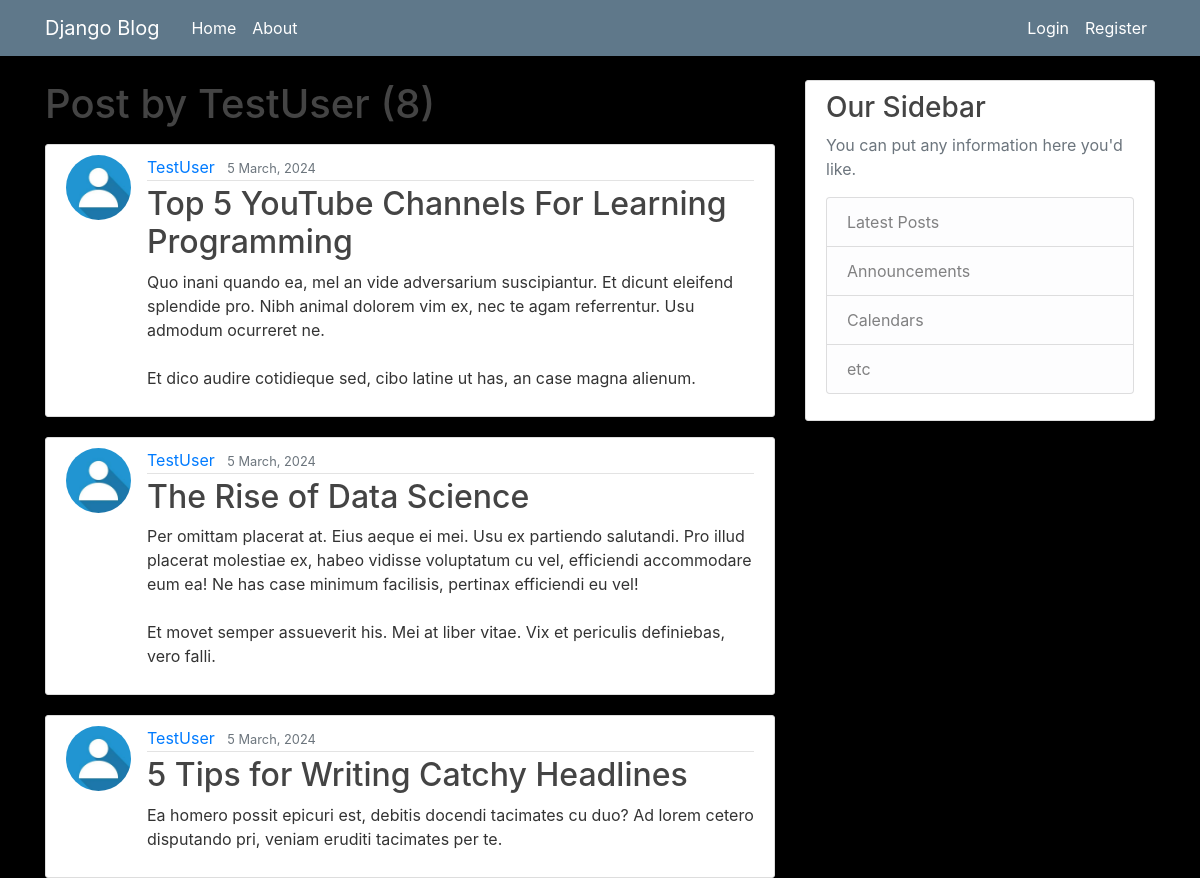
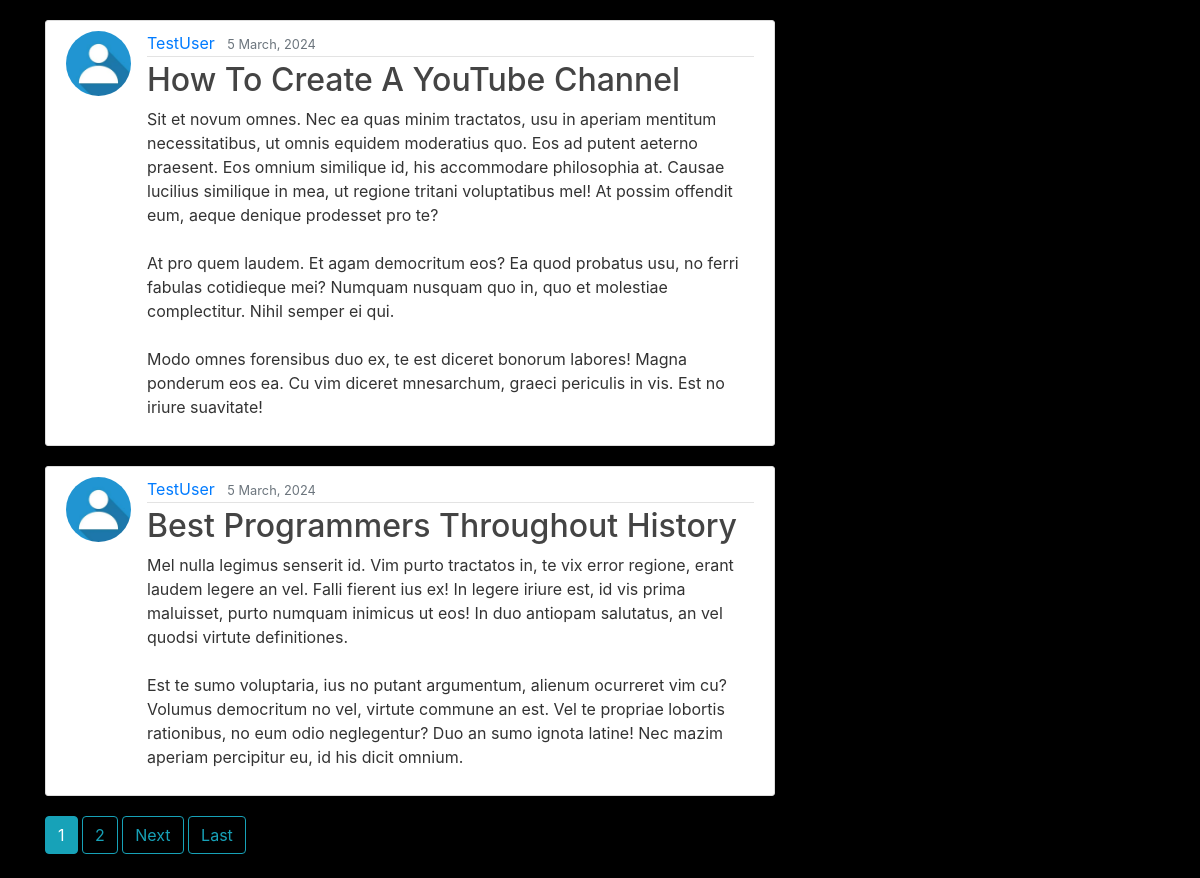
Page /user/TestUser on the committed database (2 pictures, top to bottom).
### myblog/models.py (models this page shows, shortened)
class Post(models.Model):
    title = models.CharField(max_length=100)
    content = models.TextField() # Unristricted text for huge content
    date_posted = models.DateTimeField(default=timezone.now)
    author = models.ForeignKey(User, on_delete=models.CASCADE)

### myusers/models.py (models this page shows, shortened)
class Profile(models.Model):
    user = models.OneToOneField(User, on_delete=models.CASCADE)
    image = models.ImageField(default="default.jpg", upload_to="profile_pics")

### myblog/views.py (the view)
# urls.py: path("user/<str:username>", UserPostListView.as_view(), name="myuser-posts"),
class UserPostListView(ListView):
    model = Post
    template_name = "myblog/user_posts.html"
    context_object_name = "posts"
    paginate_by = 5
    def get_queryset(self) -> QuerySet[Any]:
        user = get_object_or_404(User, username=self.kwargs.get('username'))
        return Post.objects.filter(author=user).order_by('-date_posted')

### myblog/templates/myblog/user_posts.html (shortened to what this page needs)
{% extends "myblog/base.html" %}
{% block content %}
    <h1 class="mb-3">Post by {{ view.kwargs.username }} ({{ page_obj.paginator.count }})</h1>
    {% for post in posts %}
        <article class="media content-section">
            <img class="rounded-circle article-img" src="{{ post.author.profile.image.url}}">
            <div class="media-body">
                <div class="article-metadata">
                    <a class="mr-2" href="{% url 'myuser-posts' post.author.username %}">{{ post.author }}</a>
                    <small class="text-muted">{{ post.date_posted|date:"g F, Y" }}</small>
                </div>
                <h2><a class="article-title" href="{% url 'mypost-detail' post.id %}">{{ post.title }}</a></h2>
                <p class="article-content">{{ post.content }}</p>
            </div>
        </article>
    {% endfor %}
    {% if is_paginated %}
        {% for num in page_obj.paginator.page_range %}
            {% if page_obj.number == num %}
                <a class="btn btn-info mb-4" href="?page={{ num }}">{{ num }}</a>
            {% elif num > page_obj.number|add:'-3' and num < page_obj.number|add:'3' %}
                <a class="btn btn-outline-info mb-4" href="?page={{ num }}">{{ num }}</a>
            {% endif %}
        {% endfor %}
        {% if page_obj.has_next %}
            <a class="btn btn-outline-info mb-4" href="?page={{ page_obj.next_page_number }}">Next</a>
            <a class="btn btn-outline-info mb-4" href="?page={{ page_obj.paginator.num_pages }}">Last</a>
        {% endif %}
    {% endif %}
{% endblock content %}

### myblog/templates/myblog/base.html (shortened to what this page needs)
{% load static %}
<!DOCTYPE html>
<html lang="en">
<head>
    <link rel="stylesheet" href="https://cdn.jsdelivr.net/npm/bootstrap@4.0.0/dist/css/bootstrap.min.css">
    <link rel="stylesheet" type="text/css" href="{% static 'myblog/main.css' %}">
    <link rel="stylesheet" href="https://cdnjs.cloudflare.com/ajax/libs/font-awesome/5.15.4/css/all.min.css">
</head>
<body>
    <header class="site-header">
        <nav class="navbar navbar-expand-md navbar-dark bg-steel fixed-top">
          <div class="container">
            <a class="navbar-brand mr-4" href="{% url 'myblog-home' %}">Django Blog</a>
            <div class="collapse navbar-collapse" id="navbarToggle">
              <div class="navbar-nav mr-auto">
                <a class="nav-item nav-link" href="{% url 'myblog-home' %}">Home</a>
                <a class="nav-item nav-link" href="{% url 'myblog-about' %}">About</a>
              </div>
              <div class="navbar-nav">
                {% if user.is_authenticated %}
                    <a class="nav-item nav-link" href="{% url 'mypost-create' %}">New Post</a>
                    <a class="nav-item nav-link" href="{% url 'profile' %}">Profile</a>
                    <form action="{% url 'logout' %}" method="POST" class="nav-item">
                        {% csrf_token %}
                        <button type="submit" class="nav-link btn btn-link">
                            <i class="fas fa-power-off"></i>
                        </button>
                    </form>
                {% else %}
                    <a class="nav-item nav-link" href="{% url 'login' %}">Login</a>
                    <a class="nav-item nav-link" href="{% url 'register' %}">Register</a>
                {% endif %}
              </div>
            </div>
          </div>
        </nav>
      </header>
      <main role="main" class="container">
        <div class="row">
          <div class="col-md-8">
            {% block content %}{% endblock %}
          </div>
          <div class="col-md-4">
            <div class="content-section">
              <h3>Our Sidebar</h3>
              <p class='text-muted'>You can put any information here you'd like.
                <ul class="list-group">
                  <li class="list-group-item list-group-item-light">Latest Posts</li>
                  <li class="list-group-item list-group-item-light">Announcements</li>
                  <li class="list-group-item list-group-item-light">Calendars</li>
                  <li class="list-group-item list-group-item-light">etc</li>
                </ul>
              </p>
            </div>
          </div>
        </div>
      </main>
</body>
</html>

### myblog/static/myblog/main.css (style rules this page uses)
body { background: black; color: #333333; margin-top: 5rem; }
h1, h2, h3, h4, h5, h6 { color: #444444; }
ul { margin: 0; }
.bg-steel { background-color: #5f788a; }
.site-header .navbar-nav .nav-link { color: #ffffff; }
.content-section { background: #ffffff; padding: 10px 20px; border: 1px solid #dddddd; border-radius: 3px; margin-bottom: 20px; }
.article-title { color: #444444; }
.article-content { white-space: pre-line; }
.article-img { height: 65px; width: 65px; margin-right: 16px; }
.article-metadata { padding-bottom: 1px; margin-bottom: 4px; border-bottom: 1px solid #e3e3e3 }

### rows in the picture
Post: author.profile.image (placeholder picture), author "TestUser", date_posted "5 March, 2024", title "Top 5 YouTube Channels For Learning Programming", content "Quo inani quando ea, mel an vide adversarium suscipiantur. Et dicunt eleifend splendide pro. Nibh animal dolorem vim ex, nec te agam referrentur. Usu admodum ocurreret ne. Et dico audire cotidieque sed, cibo latine ut has, an case magna alienum."
Post: author.profile.image (placeholder picture), author "TestUser", date_posted "5 March, 2024", title "The Rise of Data Science", content "Per omittam placerat at. Eius aeque ei mei. Usu ex partiendo salutandi. Pro illud placerat molestiae ex, habeo vidisse voluptatum cu vel, efficiendi accommodare eum ea! Ne has case minimum facilisis, pertinax efficiendi eu vel! Et movet semper assueverit his. Mei at liber vitae. Vix et periculis definiebas, vero falli."
Post: author.profile.image (placeholder picture), author "TestUser", date_posted "5 March, 2024", title "5 Tips for Writing Catchy Headlines", content "Ea homero possit epicuri est, debitis docendi tacimates cu duo? Ad lorem cetero disputando pri, veniam eruditi tacimates per te."
Post: author.profile.image (placeholder picture), author "TestUser", date_posted "5 March, 2024", title "How To Create A YouTube Channel", content "Sit et novum omnes. Nec ea quas minim tractatos, usu in aperiam mentitum necessitatibus, ut omnis equidem moderatius quo. Eos ad putent aeterno praesent. Eos omnium similique id, his accommodare philosophia at. Causae lucilius similique in mea, ut regione tritani voluptatibus mel! At possim offendit eum, aeque denique prodesset pro te? At pro quem laudem. Et agam democritum eos? Ea quod probatus usu, no ferri fabulas cotidieque mei? Numquam nusquam quo in, quo et molestiae complectitur. Nihil semper ei qui. Modo omnes forensibus duo ex, te est diceret bonorum labores! Magna ponderum eos ea. Cu vim diceret mnesarchum, graeci periculis in vis. Est no iriure suavitate!"
Post: author.profile.image (placeholder picture), author "TestUser", date_posted "5 March, 2024", title "Best Programmers Throughout History", content "Mel nulla legimus senserit id. Vim purto tractatos in, te vix error regione, erant laudem legere an vel. Falli fierent ius ex! In legere iriure est, id vis prima maluisset, purto numquam inimicus ut eos! In duo antiopam salutatus, an vel quodsi virtute definitiones. Est te sumo voluptaria, ius no putant argumentum, alienum ocurreret vim cu? Volumus democritum no vel, virtute commune an est. Vel te propriae lobortis rationibus, no eum odio neglegentur? Duo an sumo ignota latine! Nec mazim aperiam percipitur eu, id his dicit omnium."

### other values in the picture
{{ view.kwargs.username }} "TestUser"
{{ page_obj.paginator.count }} "8"
{{ num }} "1"
{{ num }} "2"
